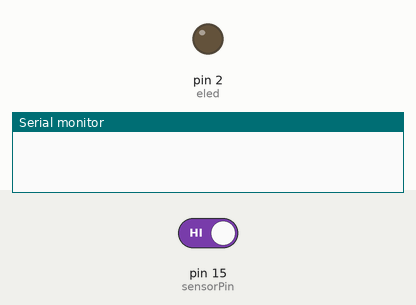
This sketch was run on a simulated Arduino Uno, built with avr-gcc and run on an emulated ATmega328P. On the bench: output pins drawn as LEDs (lit = HIGH), the last lines printed to the serial monitor. The test bench sets the inputs (shaded band); at power-on: pin 15 (sensorPin) HIGH.

Above: at 1.2 s.
1.3 s: pin 15 (sensorPin) driven LOW
At 2.4 s:
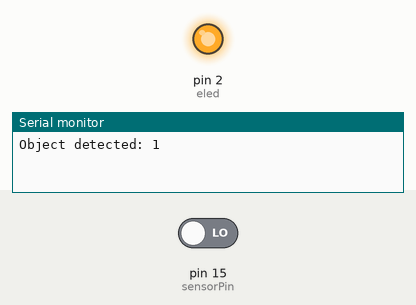
2.8 s: pin 15 (sensorPin) driven HIGH
At 3.6 s:
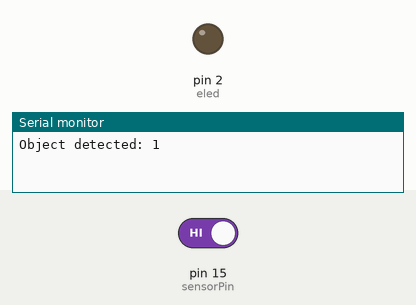
Timing chart, 0 to 5.8 s (numbered marks = the images above; inputs shaded):
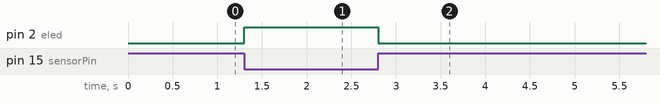

Measured:
- after the input at 1.3 s, pin 2 (eled): LOW → HIGH at once
- after the input at 2.8 s, pin 2 (eled): HIGH → LOW at once

The sketch:

EepV1.ino
```cpp
int sensorPin = 15; // Pin ที่เชื่อมต่อกับ E18-D80NK
int eled = 2;
int objectCount = 0; // ตัวแปรสำหรับนับจำนวนวัตถุ
bool objectDetected = false; // ตัวแปรสถานะเพื่อบันทึกการตรวจจับวัตถุ

void setup() {
  Serial.begin(115200); // เริ่มต้น Serial Monitor
  pinMode(sensorPin, INPUT); // ตั้งค่า pin เป็น input
  pinMode(eled, OUTPUT);
}

void loop() {
  int sensorValue = digitalRead(sensorPin); // อ่านค่าสัญญาณจากเซ็นเซอร์

  if (sensorValue == LOW && !objectDetected) { // ถ้าเซ็นเซอร์ตรวจจับวัตถุและยังไม่เคยตรวจจับในรอบนี้
    digitalWrite(eled , HIGH);
    objectCount++; // เพิ่มจำนวนวัตถุที่นับ
    Serial.println("Object detected: " + String(objectCount)); // แสดงจำนวนวัตถุที่ตรวจจับได้
    objectDetected = true; // ตั้งค่าสถานะเป็นตรวจจับวัตถุแล้ว
  } else if (sensorValue == HIGH && objectDetected) { // ถ้าเซ็นเซอร์ไม่ตรวจจับวัตถุและเคยตรวจจับในรอบนี้
    objectDetected = false; // รีเซ็ตสถานะการตรวจจับวัตถุ
    digitalWrite(eled , LOW);
  }

  delay(10); // หน่วงเวลาการอ่านค่าเซ็นเซอร์เล็กน้อยเพื่อเพิ่มความเสถียร
}
```
